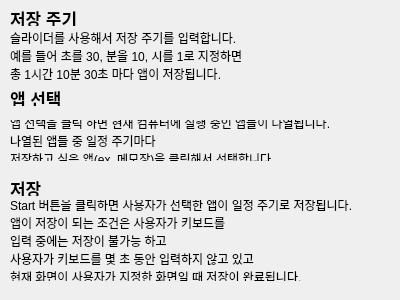
<?xml version="1.0" encoding="UTF-8"?>
<ui version="4.0">
 <class>guide</class>
 <widget class="QWidget" name="guide">
  <property name="geometry">
   <rect>
    <x>0</x>
    <y>0</y>
    <width>400</width>
    <height>300</height>
   </rect>
  </property>
  <property name="minimumSize">
   <size>
    <width>400</width>
    <height>300</height>
   </size>
  </property>
  <property name="maximumSize">
   <size>
    <width>400</width>
    <height>300</height>
   </size>
  </property>
  <property name="font">
   <font>
    <italic>false</italic>
   </font>
  </property>
  <property name="windowTitle">
   <string>사용법</string>
  </property>
  <widget class="QLabel" name="label">
   <property name="geometry">
    <rect>
     <x>10</x>
     <y>10</y>
     <width>381</width>
     <height>16</height>
    </rect>
   </property>
   <property name="font">
    <font>
     <pointsize>13</pointsize>
     <weight>75</weight>
     <italic>false</italic>
     <bold>true</bold>
    </font>
   </property>
   <property name="text">
    <string>저장 주기</string>
   </property>
  </widget>
  <widget class="QLabel" name="label_2">
   <property name="geometry">
    <rect>
     <x>10</x>
     <y>30</y>
     <width>371</width>
     <height>51</height>
    </rect>
   </property>
   <property name="text">
    <string>슬라이더를 사용해서 저장 주기를 입력합니다.
예를 들어 초를 30, 분을 10, 시를 1로 지정하면
총 1시간 10분 30초 마다 앱이 저장됩니다.</string>
   </property>
  </widget>
  <widget class="QLabel" name="label_3">
   <property name="geometry">
    <rect>
     <x>10</x>
     <y>90</y>
     <width>381</width>
     <height>16</height>
    </rect>
   </property>
   <property name="font">
    <font>
     <pointsize>13</pointsize>
     <weight>75</weight>
     <italic>false</italic>
     <bold>true</bold>
    </font>
   </property>
   <property name="text">
    <string>앱 선택</string>
   </property>
  </widget>
  <widget class="QLabel" name="label_4">
   <property name="geometry">
    <rect>
     <x>10</x>
     <y>120</y>
     <width>361</width>
     <height>41</height>
    </rect>
   </property>
   <property name="text">
    <string>앱 선택을 클릭 하면 현재 컴퓨터에 실행 중인 앱들이 나열됩니다.
나열된 앱들 중 일정 주기마다
저장하고 싶은 앱(ex. 메모장)을 클릭해서 선택합니다.</string>
   </property>
  </widget>
  <widget class="QLabel" name="label_5">
   <property name="geometry">
    <rect>
     <x>10</x>
     <y>180</y>
     <width>381</width>
     <height>16</height>
    </rect>
   </property>
   <property name="font">
    <font>
     <pointsize>13</pointsize>
     <weight>75</weight>
     <italic>false</italic>
     <bold>true</bold>
    </font>
   </property>
   <property name="text">
    <string>저장</string>
   </property>
  </widget>
  <widget class="QLabel" name="label_6">
   <property name="geometry">
    <rect>
     <x>10</x>
     <y>200</y>
     <width>381</width>
     <height>81</height>
    </rect>
   </property>
   <property name="text">
    <string>Start 버튼을 클릭하면 사용자가 선택한 앱이 일정 주기로 저장됩니다.
앱이 저장이 되는 조건은 사용자가 키보드를
입력 중에는 저장이 불가능 하고
사용자가 키보드를 몇 초 동안 입력하지 않고 있고
현재 화면이 사용자가 지정한 화면일 때 저장이 완료됩니다.</string>
   </property>
  </widget>
 </widget>
 <resources/>
 <connections/>
</ui>
